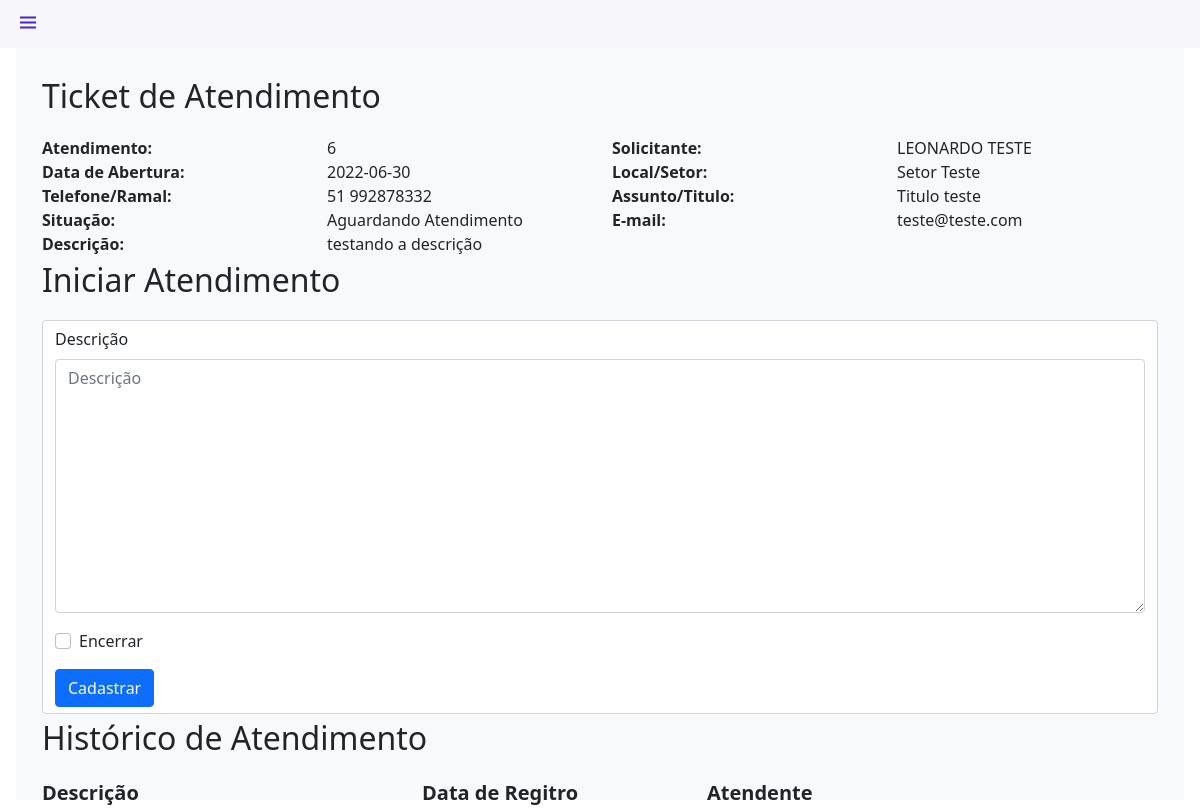
Page /tickets/6 (signed in) on the earlier database version.
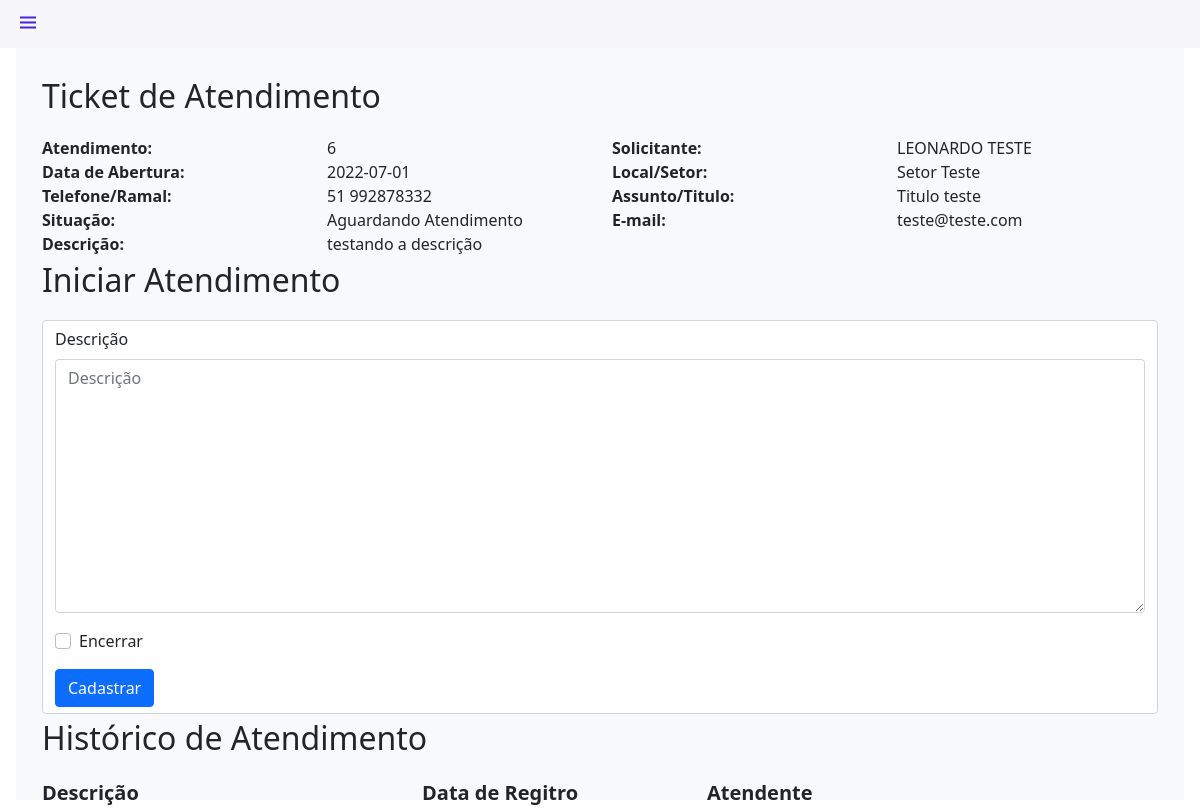
Same page on the later database version.
### tickets/models.py (models this page shows, shortened)
class OpenTicketModel(models.Model):
    id_ticket = models.IntegerField('idticket', primary_key=True, auto_created=True, unique=True)
    nome = models.CharField('nome', max_length=50)
    email = models.EmailField('email', max_length=100)
    setor = models.CharField('Setor', max_length=50)
    tel_ramal = models.CharField('contato', max_length=50)
    titulo = models.CharField('titulo', max_length=100)
    dsticket = models.CharField('dschamado', max_length=1500)
    createDate = models.DateTimeField('createdate', default=timezone.now)
    status = models.FloatField(default=False)
    closeDate = models.DateTimeField('closeDate', default=timezone.now)

### tickets/views.py (the view)
# urls.py: path('tickets/<int:id_ticket>', ticketPage, name='ticket'),
def ticketPage(request, id_ticket):
    def TabelaRelacional():
        tableRelac = historiesForTickets.objects.all()
        tableRelac.create(idTicket=id_ticket, idUser=request.user.id, dstkHistories=request.POST['dstkHistories'])
        print(request.POST)
    def encerrarTicket():
        try:
            ticket = OpenTicketModel.objects.get(id_ticket=id_ticket)
            if request.POST['encerrar']:
                ticket.status = '1'
                ticket.closeDate = timezone.now()
                ticket.save()
            else:
                pass
        except KeyError:
            pass
    if request.user.is_authenticated:
        if request.POST:
            form = historiesForTicketsForm(request.POST)
            if form.is_valid():
                messages.success(request, 'Deus Abençoe!')
                TabelaRelacional()
                encerrarTicket()
                form = historiesForTicketsForm()
                return redirect('index')
            else:
                form = historiesForTicketsForm()
        else:
            form = historiesForTicketsForm()
        tablehistor = historiesForTickets.objects.filter(idTicket=id_ticket)
        tableUser= User.objects.filter().order_by('id')
        context = {
            'ticketObj': OpenTicketModel.objects.get(id_ticket=id_ticket),
            'form': form,
            'tablehistor': tablehistor,
            'tableuser': tableUser,
        }
        return render(request, 'ticketPage.html', context)
    else:
        messages.error(request, 'Efetuar Login Para Continuar!')
        return redirect('auth')

### tickets/forms.py
class historiesForTicketsForm(ModelForm):
    dstkHistories = forms.CharField(label='Descrição', required=True, max_length=1500, widget=forms.Textarea)
    encerrar = forms.CharField(label='Encerrar', required=False, widget=forms.CheckboxInput)
    class Meta:
        model = historiesForTickets
        fields = [
            'dstkHistories'
        ]

### templates/ticketPage.html (shortened to what this page needs)
{% extends 'base.html' %}
{% load django_bootstrap5 %}
{% load static %}
{% block content %}
    <br>
    <br>
    <br>
    <div class="container">
        <p class="fs-2 fw-bolt">
            Ticket de Atendimento
        </p>
        <div class="row row-cols-4">
            <div class="col fs-6 fw-bolder">
                Atendimento:
            </div>
            <div class="col">
                {{ ticketObj.pk }}
            </div>
            <div class="col fs-6 fw-bolder">
                Solicitante:
            </div>
            <div class="col">
                {{ ticketObj.nome }}
            </div>
            <div class="col fs-6 fw-bolder">
                Data de Abertura:
            </div>
            <div class="col">
                {{ ticketObj.createDate.date.isoformat.title }}
            </div>
            <div class="col fs-6 fw-bolder">
                Local/Setor:
            </div>
            <div class="col">
                {{ ticketObj.setor }}
            </div>
            <div class="col fs-6 fw-bolder">
                Telefone/Ramal:
            </div>
            <div class="col">
                {{ ticketObj.tel_ramal }}
            </div>
            <div class="col fs-6 fw-bolder">
                Assunto/Titulo:
            </div>
            <div class="col">
                {{ ticketObj.titulo }}
            </div>
            <div class="col fs-6 fw-bolder">
                Situação:
            </div>
            <div class="col">
                {% if ticketObj.status != 1 %}
                Aguardando Atendimento
                {% else %}
                Encerrado
                {% endif %}
            </div>
            <div class="col fs-6 fw-bolder">
                E-mail:
            </div>
            <div class="col">
                {{ ticketObj.email }}
            </div>
            <div class="col fs-6 fw-bolder">
                Descrição:
            </div>
            <div class="col col-lg-8">
                {{ ticketObj.dsticket }}
            </div>
        </div>
    </div>
    <div class="container">
        <p class="fs-2 fw-bolt">
            Iniciar Atendimento
        </p>
        <form action="{% url 'ticket' ticketObj.id_ticket %}" method="post" class="form-control" autocomplete="off" enctype="multipart/form-data">
            {% bootstrap_form form %}
            <button type="submit" class="btn btn-primary">Cadastrar</button>
        </form>
    </div>
    <div class="container">
        <p class="fs-2 fw-bolt">
            Histórico de Atendimento
        </p>
        <div class="row row-cols-3">
            <div class="col fs-5 fw-bolder">
                Descrição
            </div>
            <div class="col-3 fs-5 fw-bolder">
                Data de Regitro
            </div>
            <div class="col-2 fs-5 fw-bolder">
                Atendente
            </div>
        </div>
{% endblock %}

Differences in the rows shown:
changed OpenTicketModel "LEONARDO TESTE": createDate "2022-06-30" → "2022-07-01"
